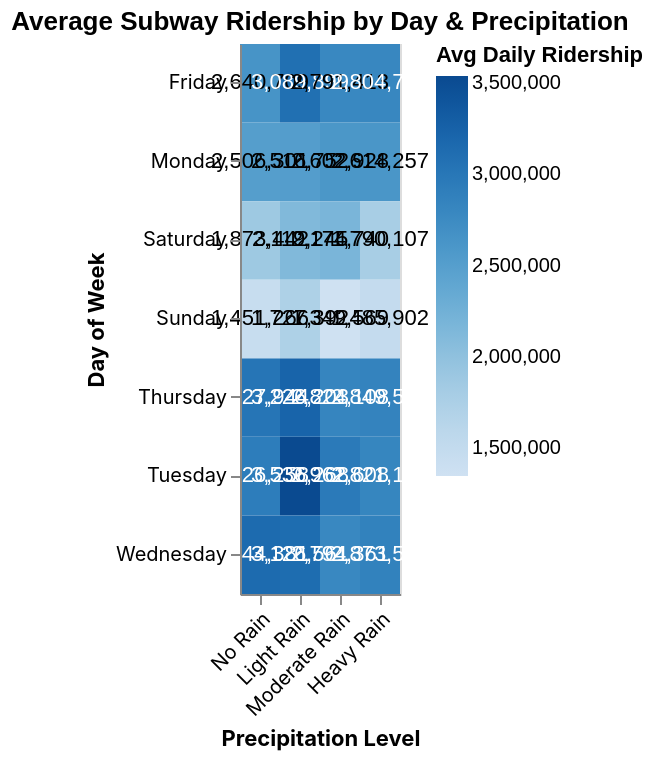

Specify this chart in Vega-Lite:
### Vega-Lite specification from a JSON file in a GitHub repository (floating-point values rounded to 4 significant figures)
{"config": {"view": {"continuousWidth": 300, "continuousHeight": 300}, "autosize": {"contains": "padding", "type": "fit"}}, "layer": [{"mark": {"type": "rect"}, "encoding": {"color": {"field": "avg_ridership", "scale": {"domain": [1350000.0, 3536000.0], "scheme": "blues"}, "title": "Avg Daily Ridership", "type": "quantitative"}, "tooltip": [{"field": "day_of_week", "title": "Day", "type": "ordinal"}, {"field": "precipitation_level", "title": "Precipitation", "type": "ordinal"}, {"field": "avg_ridership", "format": ",.0f", "title": "Avg Ridership", "type": "quantitative"}], "x": {"axis": {"labelAngle": -45, "labelFont": "SF Pro Display, SF Pro Icons, Helvetica Neue, Helvetica, Arial, sans-serif", "titleFont": "SF Pro Display, SF Pro Icons, Helvetica Neue, Helvetica, Arial, sans-serif"}, "field": "precipitation_level", "sort": ["No Rain", "Light Rain", "Moderate Rain", "Heavy Rain"], "title": "Precipitation Level", "type": "ordinal"}, "y": {"axis": {"labelFont": "SF Pro Display, SF Pro Icons, Helvetica Neue, Helvetica, Arial, sans-serif", "titleFont": "SF Pro Display, SF Pro Icons, Helvetica Neue, Helvetica, Arial, sans-serif"}, "field": "day_of_week", "sort": ["Monday", "Tuesday", "Wednesday", "Thursday", "Friday", "Saturday", "Sunday"], "title": "Day of Week", "type": "ordinal"}}}, {"mark": {"type": "text", "baseline": "middle"}, "encoding": {"color": {"condition": {"test": "(datum.avg_ridership > 2792886.6684210524)", "value": "white"}, "value": "black"}, "text": {"field": "avg_ridership", "format": ",.0f", "type": "quantitative"}, "x": {"field": "precipitation_level", "sort": ["No Rain", "Light Rain", "Moderate Rain", "Heavy Rain"], "type": "ordinal"}, "y": {"field": "day_of_week", "type": "ordinal"}}}], "data": {"name": "data-597628bea1178240992e06041b1443be"}, "height": 380, "title": "Average Subway Ridership by Day & Precipitation", "width": "container", "$schema": "https://vega.github.io/schema/vega-lite/v5.8.0.json", "datasets": {"data-597628bea1178240992e06041b1443be": [{"day_of_week": "Monday", "precipitation_level": "No Rain", "avg_ridership": 2506000.0}, {"day_of_week": "Monday", "precipitation_level": "Light Rain", "avg_ridership": 2517000.0}, {"day_of_week": "Monday", "precipitation_level": "Moderate Rain", "avg_ridership": 2603000.0}, {"day_of_week": "Monday", "precipitation_level": "Heavy Rain", "avg_ridership": 2614000.0}, {"day_of_week": "Tuesday", "precipitation_level": "No Rain", "avg_ridership": 2926000.0}, {"day_of_week": "Tuesday", "precipitation_level": "Light Rain", "avg_ridership": 3536000.0}, {"day_of_week": "Tuesday", "precipitation_level": "Moderate Rain", "avg_ridership": 2963000.0}, {"day_of_week": "Tuesday", "precipitation_level": "Heavy Rain", "avg_ridership": 2821000.0}, {"day_of_week": "Wednesday", "precipitation_level": "No Rain", "avg_ridership": 3144000.0}, {"day_of_week": "Wednesday", "precipitation_level": "Light Rain", "avg_ridership": 3127000.0}, {"day_of_week": "Wednesday", "precipitation_level": "Moderate Rain", "avg_ridership": 2794000.0}, {"day_of_week": "Wednesday", "precipitation_level": "Heavy Rain", "avg_ridership": 2874000.0}, {"day_of_week": "Thursday", "precipitation_level": "No Rain", "avg_ridership": 3028000.0}, {"day_of_week": "Thursday", "precipitation_level": "Light Rain", "avg_ridership": 3226000.0}, {"day_of_week": "Thursday", "precipitation_level": "Moderate Rain", "avg_ridership": 2824000.0}, {"day_of_week": "Thursday", "precipitation_level": "Heavy Rain", "avg_ridership": 2850000.0}, {"day_of_week": "Friday", "precipitation_level": "No Rain", "avg_ridership": 2641000.0}, {"day_of_week": "Friday", "precipitation_level": "Light Rain", "avg_ridership": 3090000.0}, {"day_of_week": "Friday", "precipitation_level": "Moderate Rain", "avg_ridership": 2791000.0}, {"day_of_week": "Friday", "precipitation_level": "Heavy Rain", "avg_ridership": 2805000.0}, {"day_of_week": "Saturday", "precipitation_level": "No Rain", "avg_ridership": 1873000.0}, {"day_of_week": "Saturday", "precipitation_level": "Light Rain", "avg_ridership": 2119000.0}, {"day_of_week": "Saturday", "precipitation_level": "Moderate Rain", "avg_ridership": 2175000.0}, {"day_of_week": "Saturday", "precipitation_level": "Heavy Rain", "avg_ridership": 1790000.0}, {"day_of_week": "Sunday", "precipitation_level": "No Rain", "avg_ridership": 1451000.0}, {"day_of_week": "Sunday", "precipitation_level": "Light Rain", "avg_ridership": 1727000.0}, {"day_of_week": "Sunday", "precipitation_level": "Moderate Rain", "avg_ridership": 1350000.0}, {"day_of_week": "Sunday", "precipitation_level": "Heavy Rain", "avg_ridership": 1486000.0}]}}
